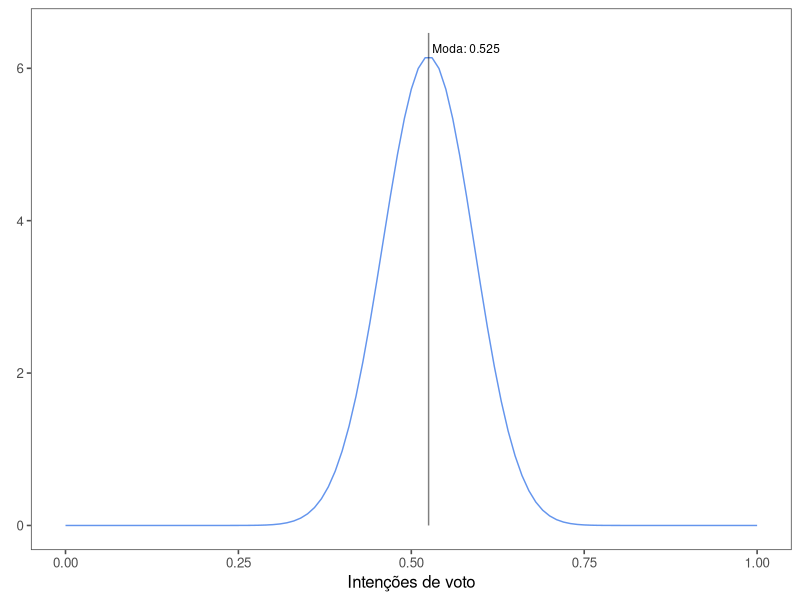
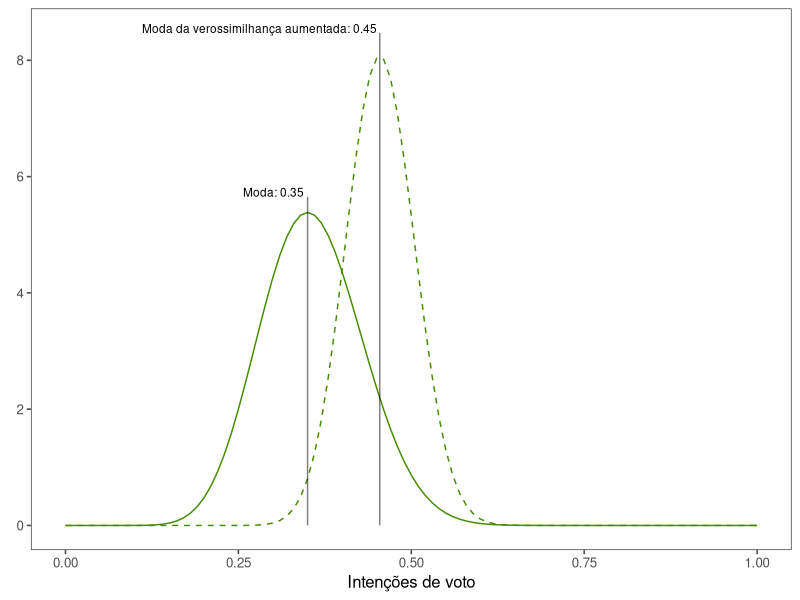
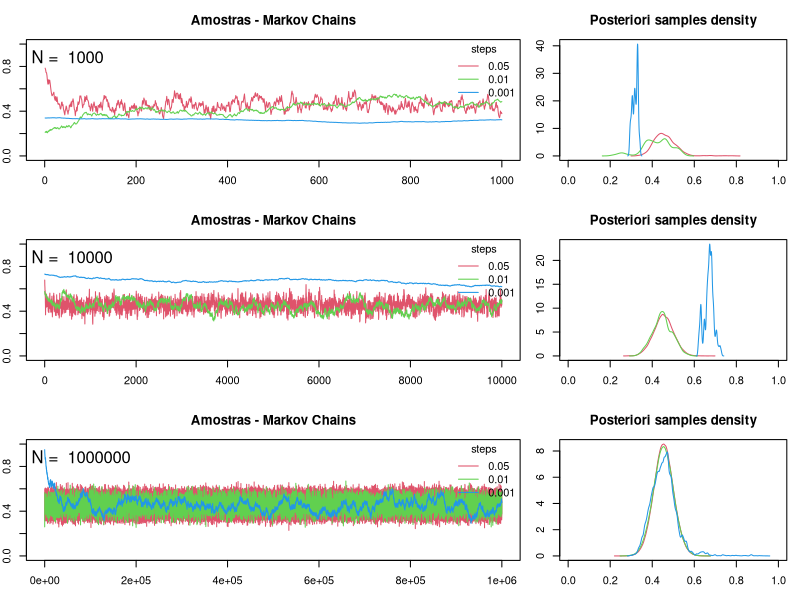
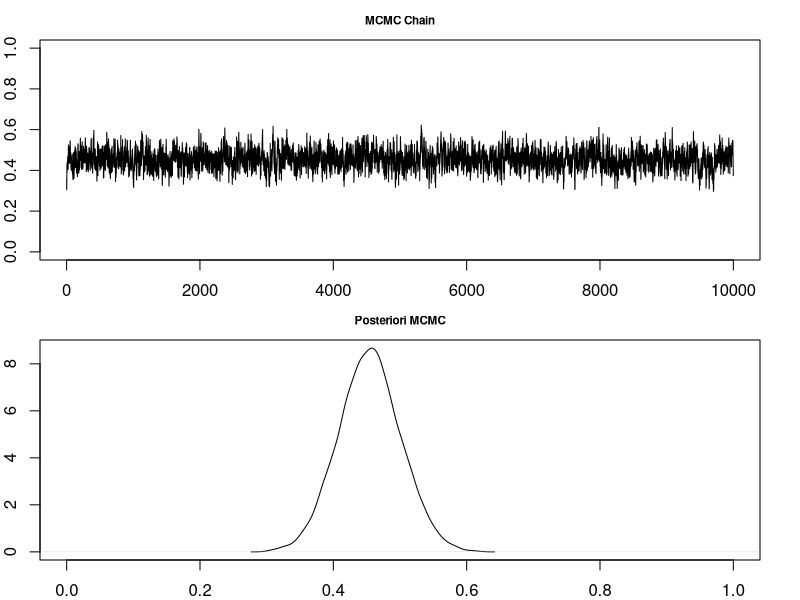
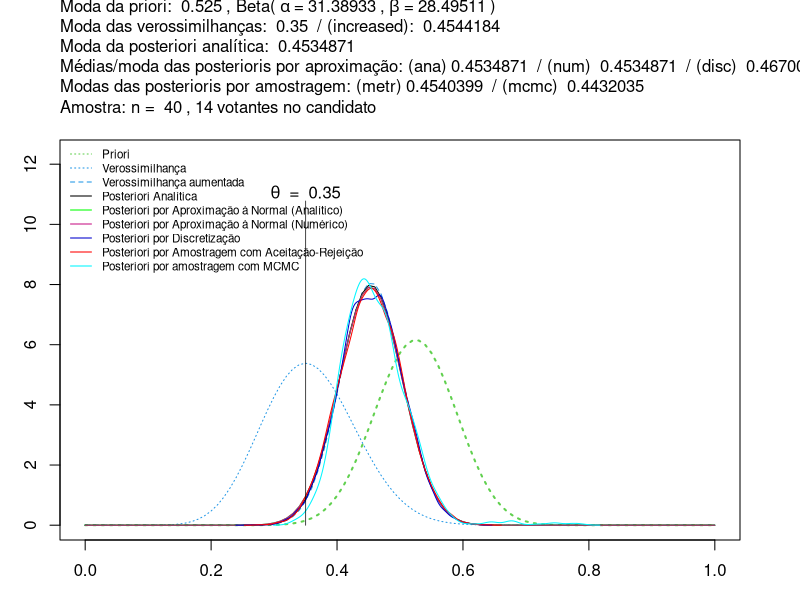

Here is the R script that generated these plots, in order:
## ---- chunk 1
## General settings
knitr::opts_chunk$set( warning = FALSE
                       , message = FALSE
                       , fig.align = 'center' )
## ---- chunk 2
## Packages
require( ggplot2 )
require( ggthemes )
require( dplyr )

## Equantions counter
eqs <- list()
n.eq <- 1

## ---- chunk 3
eqs$bayesTheorem <- n.eq
n.eq <- n.eq + 1
## ---- chunk 4
eqs$bayesTheoremProp <- n.eq
n.eq <- n.eq + 1
## ---- chunk 5
eqs$betaDistribution <- n.eq
n.eq <- n.eq + 1
## ---- chunk 6
## --------------------------------------------------
## Priori settings

mode.pri <- 0.525
l.inf <- 0.4
l.sup <- 0.65
conf <- 0.95

## ---- chunk 7
eqs$betaMode <- n.eq
n.eq <- n.eq + 1
## ---- chunk 8

## --------------------------------------------------
## Priori parameters estimation

##
## Função para definir os parâmetros de uma priori beta
## a partir de:
##    - uma estimativa pontual (considerada a moda)
##    - um intervalo de valores (int) e a "confiança" a ele atribuída (conf)
##
##  Lembrete: a moda da Beta é \frac{\alpha - 1}{\alpha + \beta -2} , para \alpha e \beta> 1
##
prioriBeta <- function( p, int, conf ){
  
  # Optimizing in beta
  betapars.f <- function( beta, p, int, conf ){
    
    # Given mode and beta, let's evaluate alpha
    alfa <- ( ( beta-2 )*p + 1 )/( 1-p )
    
    # Then with some alpha and beta, let's evaluate how far we are from the desired confidence
    err <- ( diff( pbeta( int, shape1=alfa, shape2=beta) ) - conf )^2
    
    return(err)
    
  }
  
  res <- optimize( betapars.f, interval=c(1,50), p=p, conf=conf,int=int )
  pars <- c( ( (res$minimum-2)*p + 1)/(1-p), res$minimum )
  
  return( list( alpha = pars[1], beta = pars[2] ) )
  
}

( priori.pars <- prioriBeta( p = mode.pri, int = c(l.inf, l.sup), conf = conf ) )

## Conferindo
diff( pbeta( c(0.15, 0.35), priori.pars$alpha, priori.pars$beta ) )
unname( ( priori.pars$alpha-1 )/( priori.pars$alpha + priori.pars$beta - 2) )

## ---- chunk 9
## Not stable
find.alpha <- function( alpha, mode=.4, l.inf=.2, l.sup=.9, conf=.95 ){
  beta <- ( (1-mode)*alpha + 2*mode - 1 )/( mode )
  p <- diff( pbeta( c(l.inf, l.sup), shape1 = alpha, shape2 = beta ) )
  (p-conf)^2
}

## ---- chunk 10
eqs$betaPriori <- n.eq
n.eq <- n.eq + 1
## ---- chunk 11
## --------------------------------------------------
## Plot it

col.priori <- "cornflowerblue"
txt.mode <- paste( "Moda:", mode.pri )

ggplot( data.frame(x=seq( 0, 1, l=1e3 ) ), aes(x) ) + 
  stat_function( fun=function(x){ dbeta( x, priori.pars$alpha, priori.pars$beta ) }, colour = col.priori ) +
  scale_colour_brewer( palette = 1) +
  scale_x_continuous(name = "Intenções de voto" ) +
  scale_y_continuous(name = element_blank() ) +
  theme(plot.title = element_text( lineheight=1, face="bold", size = 12 )
        , panel.background = element_rect(colour = "gray75") ) +
  annotate("segment", x = mode.pri, xend = mode.pri
           , y = 0
           , yend = dbeta( mode.pri, priori.pars$alpha, priori.pars$beta )*1.05
           , alpha = 0.5) +
  annotate("text", label = txt.mode , x = mode.pri*1.01, y = 6.2, hjust = 0, vjust = 0, size = 3 ) +
  theme_few()

## ---- chunk 12
eqs$binomial <- n.eq
n.eq <- n.eq + 1
## ---- chunk 13
eqs$likelihoodBinomial <- n.eq
n.eq <- n.eq + 1
## ---- chunk 14
Theta <- 0.35
n <- 40
n.sample <- n
## ---- chunk 15
## --------------------------------------------------
## Sample

k <- sum( rbinom( size = 1, n = n, prob = Theta ) )

## ---- chunk 16
( mode.lik <- k/n )
## ---- chunk 17
eqs$binomialDataProp <- n.eq
n.eq <- n.eq + 1
## ---- chunk 18
eqs$binomialDataProp.stepSum <- n.eq
n.eq <- n.eq + 1
## ---- chunk 19
eqs$binomialDataProp.kernelBeta <- n.eq
n.eq <- n.eq + 1
## ---- chunk 20
## --------------------------------------------------
## Beta likelihood 

alpha.lik <- k+1
beta.lik <- n-k+1
( mode.lik <- ( alpha.lik - 1 )/( alpha.lik + beta.lik - 2 ) )

## ---- chunk 21
## --------------------------------------------------
## Increased likelihood 

alpha.lik.incr <- priori.pars$alpha + k + 1
beta.lik.incr <- priori.pars$beta + (n-k) + 1
( mode.lik.incr <- ( alpha.lik.incr - 1 )/( alpha.lik.incr + beta.lik.incr - 2 ) )

## ---- chunk 22
## --------------------------------------------------
## Plot it

col.lik <- "chartreuse4"
txt.mode.lik <- paste("Moda:", formatC(mode.lik, digits = 2, format="f"), " " )
txt.mode.lik.incr <- paste("Moda da verossimilhança aumentada:", formatC(mode.lik.incr, digits = 2, format="f"), " " )

ggplot( data.frame(x=seq( 0, 1, l=1e3 ) ), aes(x) ) + 
  stat_function( fun=function(x){ dbeta(x, alpha.lik, beta.lik) }, colour = col.lik ) +
  stat_function( fun=function(x){ dbeta(x, alpha.lik.incr, beta.lik.incr) }, colour = col.lik, linetype = 2 ) +
  scale_colour_brewer( palette = 1) +
  scale_x_continuous(name = "Intenções de voto" ) +
  scale_y_continuous(name = element_blank() ) +
  theme(plot.title = element_text( lineheight=1, face="bold", size = 12 )
        , panel.background = element_rect(colour = "gray75") ) +
  annotate("segment", x = mode.lik, xend = mode.lik
           , y = 0
           , yend = dbeta(mode.lik, alpha.lik, beta.lik)*1.05
           , alpha = 0.5) +
  annotate("text", label = txt.mode.lik , x = mode.lik*1.01, y = dbeta(mode.lik, alpha.lik, beta.lik)*1.05, hjust = 1, vjust = 0, size = 3 ) +
  annotate("segment", x = mode.lik.incr, xend = mode.lik.incr
           , y = 0
           , yend = dbeta( mode.lik.incr, alpha.lik.incr, beta.lik.incr )*1.05
           , alpha = 0.5) +
  annotate("text", label = txt.mode.lik.incr , x = mode.lik.incr*1.01
           , y = dbeta(mode.lik.incr, alpha.lik.incr, beta.lik.incr)*1.05, hjust = 1, vjust = 0, size = 3 ) +
  theme_few()

## ---- chunk 23
eqs$betaPosteriori.step1 <- n.eq
n.eq <- n.eq + 1
## ---- chunk 24
eqs$betaPosteriori.step2 <- n.eq
n.eq <- n.eq + 1
## ---- chunk 25
eqs$betaPosteriori.step3 <- n.eq
n.eq <- n.eq + 1
## ---- chunk 26
eqs$betaPosteriori.kernel <- n.eq
n.eq <- n.eq + 1
## ---- chunk 27
eqs$betaPosterioriAnalytical <- n.eq
n.eq <- n.eq + 1
## ---- chunk 28
## --------------------------------------------------
## Analytical posteriori

alpha.star = priori.pars$alpha + k
beta.star = priori.pars$beta + (n-k)
mode.post <- ( alpha.star - 1 )/( beta.star + alpha.star - 2)

## ---- chunk 29
eqs$normal.kernel <- n.eq
n.eq <- n.eq + 1
## ---- chunk 30
eqs$hessian.normal.aprox <- n.eq
n.eq <- n.eq + 1
## ---- chunk 31
## --------------------------------------------------
## Posteriori by Normal approximation - analytical

## The Normal mean is the posteriori mode
mean.app <- (alpha.star - 1)/(alpha.star + beta.star - 2 )

## The variance is (-H)^(-1)
hessian <- ( 1 - alpha.star )*( mean.app^(-2) ) + ( 1 - beta.star )*( ( 1-mean.app )^(-2) )
sd.app <- sqrt( 1/( (-1)*(hessian) ) )

c(mean.app, sd.app)

## ---- chunk 32
## --------------------------------------------------
## Posteriori by Normal approximation - numerical

## Function to optimize
fun.mean <- function( theta0, alpha, beta, n, k ){
  ( alpha + k - 1 )*log( theta0 ) + ( beta + n - k - 1 )*log( 1 - theta0 )
}

## Optimizing
op <- optim( mode.pri, fn = fun.mean
             , method = "Brent", control=list(fnscale=-1)
             , lower = 1e-3, upper = 1-1e-3
             , alpha = priori.pars$alpha, beta = priori.pars$beta, n = n, k = k       
             , hessian = TRUE )

## Normal parameters
mean.app.num <- op$par
sd.app.num <- sqrt( 1/( (-1)*( op$hessian ) ) )
c( mean.app.num, sd.app.num )

## ---- chunk 33
## --------------------------------------------------
## Posteriori by discrete approximation

## Function proportional
f.post <- function(theta, alpha, beta, n, k ){
  ( theta^k * (1-theta)^(n-k) ) * ( theta^(alpha-1) * (1-theta)^(beta-1) )
}

## Discretized support
x <- seq( 0, 1, by = 1e-4)

## Proportional probabilities
fx <- f.post(x, priori.pars$alpha, priori.pars$beta, n, k )

## Scale factor
fx <- fx*( sum(fx)^(-1) )

## Samples
samples <- sample( x = x, prob = fx, size = 1e4, replace = TRUE )

## Normal parameters
mean.app.discr <- mean( samples )
sd.app.discr <- sd( samples )
c( mean.app.discr, sd.app.discr )

## ---- chunk 34
## --------------------------------------------------
## Rejection algorithm

## Posteriori numerator
f.post <- function( x, alpha = alpha.star, beta = beta.star ){
  ( x^(alpha-1) )*( (1-x)^(beta-1) )
}

## Polygon height
fx.max <- f.post( mode.post )

## Samples number
n.metr <- 1e4
samp.metr <- rep(NA, n.metr)

## Counters
i <- 0
j.metr <- 0

## Loop
t.metr <- system.time(

while( is.na( samp.metr[n.metr] ) ){
  x <- runif(1)
  if( runif(1) < f.post(x)/fx.max ){
    samp.metr[i] <- x
    i <- i+1
  }
  j.metr <- j.metr+1
}

)

n.metr
j.metr

## ---- chunk 35
## --------------------------------------------------
## MCMC algorithm

fun.mcmc <- function(n.mcmc, step, burn.in = 0){
  
  ## Settings
  samp.mcmc <- rep( NA, n.mcmc+burn.in )
  
  ## Counters
  i <- 0
  j.mcmc <- 0
  
  ## Initial value
  x0 <- runif(1)
  fx0 <- f.post(x0)
  
  ## Loop
  t.mcmc <- system.time(
    
    while( is.na( samp.mcmc[ n.mcmc+burn.in ] ) ){
      
      ## Actual value
      x1 <- runif(n = 1, min = max(0, x0-step), max = min(1, x0+step) )
      fx1 <- f.post(x1)
      
      if( runif(1) <= fx1/fx0 ){
        ## Store it
        samp.mcmc[i] <- x1
        i <- i+1
        
        ## Update previous values
        x0 <- x1
        fx0 <- fx1          
      }
      j.mcmc <- j.mcmc+1
    }
    
  )
  
  ## Burn in
  if( burn.in > 0 ){
    b <- samp.mcmc[1:burn.in]
    samp.mcmc <- samp.mcmc[-(1:burn.in)]
    burn.in <- b
  } 
  
  ## Return
  samples <- samp.mcmc
  attr(samples, "burn.in") <- burn.in
  attr(samples, "total.steps") <- j.mcmc
  attr(samples, "time") <- t.mcmc
  return(samples)

}


## Step values
step <- c(5e-2, 1e-2, 1e-3)

## Sample size values
## n <- c(1e1, 1e2, 1e3)
n <- c(1e3, 1e4, 1e6)

## Running MCMC
mcmc <- lapply( n, function(n){
lapply( step, fun.mcmc, n.mcmc = n )
} )

## ---- chunk 36
## --------------------------------------------------
## Plot it

fun.plot <- function( n.size, lab = FALSE ){

  ## Plot structure
  plot( 1~1, type = "n", xlim = c( 0, n[n.size] ), ylim = c(0,1)
       , main = "Amostras - Markov Chains"
       , xlab = ""
       , ylab = ifelse( lab, expression(theta), "" ) )

  ## Markov chains
  sapply( 1:3, function( i ){
    lines( mcmc[[n.size]][[i]], col = i+1 )
  })  
  mtext(bquote(" N = " ~ .(as.integer(n[n.size])) ), side = 3, line = -2, adj = 0 )
  legend( "topright", title = "steps"
          , lty = 1
          , col = 2:4
          , legend = c( step )
          , bty = "n" )

  ## Posteriori densities
  d <- lapply( 1:3, function( i ){
    density( mcmc[[n.size]][[i]] )
  })

  ## Plot structure
  y <- sapply(1:3, function(i){ max(d[[i]]$y) })  
  plot( 1~1, type = "n"
        , xlim = c(0, 1), ylim = c(0,max(y))
       , main = "Posteriori samples density"
       , xlab = ifelse( lab, expression(theta), "" ), ylab = "" )
  
  ## Density plots
  sapply( 1:3, function( i ){
    lines( d[[i]], col = i+1 )
  })

}

layout( matrix( c(1,1,2,3,3,4,5,5,6), nrow = 3, ncol = 3, byrow = TRUE) )
par( mar=c(3,2,3,1) )
fun.plot(1, FALSE)
fun.plot(2, FALSE)
fun.plot(3, TRUE)

## ---- chunk 37
## --------------------------------------------------
## Comparing sampling methods

tb <- data.frame(
  ## The method
  algorithm = c("Aceitação-Rejeição", rep("MCMC", length.out = 9) )
  ## Sample size
  , n = c( n.metr, rep( as.integer(n), each = 3) )
  ## Step size
  , step = c("", rep( step, length.out = 9 ) )
  ## Mode estimate
  , mean = c( mean(samp.metr), c( sapply(1:3, function(n){ 
    sapply(1:3, function(s){
      mean( mcmc[[n]][[s]] )
    }) 
  }) ) )
  ## Rejection rate
  , rejection.rate = c( (j.metr-n.metr)/j.metr, c( sapply(1:3, function(i){ 
    sapply(1:3, function(s){
      total.size <- ifelse( attr(mcmc[[i]][[s]], "burn.in") == 0
                            , n[i]
                            , (n[i]+length( attr(mcmc[[i]][[s]], "burn.in") )) )
      ( attr( mcmc[[i]][[s]], "total.steps" )-total.size )/total.size
    }) 
  }) ) )
  ## Time elapsed
  , time = c( t.metr[3], c( sapply(1:3, function(n){ 
    sapply(1:3, function(s){
      attr( mcmc[[n]][[s]], "time" )[3]
    })
  }) ) )
)

tb$mean <- formatC( tb$mean, digits = 3, format = "f" )
tb$rejection.rate <- formatC( tb$rejection.rate, digits = 3, format = "f" )
tb$time <- formatC( tb$time, digits = 3, format = "f" )
## ---- chunk 38
htmlTable::htmlTable( tb %>% arrange( n, algorithm, desc(step) )
                      , col.rgroup = c("none", "#F7F7F7"), rnames = FALSE, css.table = "width: 600px"
                      , header = c("Algorithm", "n", "Step", "Posterior mean", "Rejection rate", "Time") )

## ---- chunk 39

df <- data.frame(
step.size = seq( from=5.5e-2, to=7e-2, by=1e-3 )
, rejection.rates = sapply( seq( from=5.5e-2, to=7e-2, by=1e-3 ), function(s){
  chain <- fun.mcmc(n.mcmc = 1e4, step = s, burn.in = 1e3)
  ( attr( chain, "total.steps" )-(1e4+1e3) )/(1e4+1e3)
} )
)

htmlTable::htmlTable( data.frame( df$step.size, formatC(df$rejection.rates, digits=3, format = "f") )
                      , col.rgroup = c("none", "#F7F7F7"), rnames = FALSE, css.table = "width:300px"
                      , header = c("Step", "Rejection rate") )


e <- (df$rejection.rates-0.3)^2
step <- df$step.size[ which( e == min(e) ) ]

## ---- chunk 40
## --------------------------------------------------
## Using MCMC

## MCMC
chain.mcmc <- fun.mcmc( n.mcmc = 1e4, step = step, burn.in = 1e3)

## Plots
layout( matrix( 1:2, nrow = 2 ) )
par(mar=c(2,2,2,2))

## Chain
plot(chain.mcmc, type = "l", ylim = c(0,1)
   , main = "MCMC Chain", ylab = "", cex.main = 0.7 )

## Posteriori
plot( density(chain.mcmc), xlim = c(0, 1)
    , main = "Posteriori MCMC", xlab = bquote(theta), ylab = "", cex.main = 0.7 )

## Efficiency
attr(chain.mcmc, "total.steps")
attr(chain.mcmc, "time")

## ---- chunk 41
## --------------------------------------------------
## Plot it

col.post.ana <- "black"
col.post.app <- "green"
col.post.app.num <- "mediumvioletred"
col.post.app.disc <- "mediumblue"
col.post.metr <- "red"
col.post.mcmc <- "turquoise1"


## 
## Plots
##
layout(1)
par( mar = c(3,3,7,3) )

## Priori
curve( dbeta(x, priori.pars$alpha, priori.pars$beta)
     , col = 3, lty = 3
     , ylab = "", main = ""
     , xlab = "Proporção de votos do candidato"
     , ylim = c(0, dbeta(mode.pri, priori.pars$alpha, priori.pars$beta)*2), lwd = 2 )

## Verossimilhança
curve( dbeta(x, alpha.lik, beta.lik), col = 4, lty = 3, add = TRUE )

## Verossimilhança aumentada ?
curve( dbeta(x, alpha.lik.incr, beta.lik.incr), col = 4, lty = 2, add = TRUE )

## Analytical
curve( dbeta(x, alpha.star, beta.star), col = col.post.ana, add = TRUE )

## Normal approximation, analytical method for parameters
curve( dnorm(x, mean = mean.app, sd = sd.app)
     , col = col.post.app
     , ylab = "", main = "", add = TRUE )

## Normal approximation, numerical method for parameters
curve( dnorm(x, mean = mean.app.num, sd = sd.app.num)
     , col = col.post.app.num
     , ylab = "", main = "", add = TRUE )

## Discrete approximation
d <- density(x = samples)
mode.app.disc <- d$x[ which( d$y == max(d$y) ) ]
lines( d, col = col.post.app.disc)

## Rejection
d <- density(x = samp.metr)
mode.metr <- d$x[ which( d$y == max(d$y) ) ]
lines(d, col = col.post.metr)

## MCMC
d <- density(x = mcmc[[1]][[1]])
mode.mcmc <- d$x[ which( d$y == max(d$y) ) ]
lines(d, col = col.post.mcmc)


## Legend
leg.labs <- c("Priori", "Verossimilhança", "Verossimilhança aumentada", "Posteriori Analítica", "Posteriori por Aproximação à Normal (Analítico)", "Posteriori por Aproximação à Normal (Numérico)", "Posteriori por Discretização", "Posteriori por Amostragem com Aceitação-Rejeição", "Posteriori por amostragem com MCMC")
leg.cols <- c(3, 4, 4, col.post.ana, col.post.app, col.post.app.num, col.post.app.disc, col.post.metr, col.post.mcmc )
leg.ltys <- c(3, 3, 2, rep(1, length.out = 6) )

legend("topleft"
     , legend = leg.labs
     , col = leg.cols
     , lty = leg.ltys
     , bty = "n", cex = 0.7)

## Results
txt.mode.prio <- paste("Moda priori:", formatC( mode.pri, digits = 2, format = "f" ) )
txt.mode.lik <- paste("Moda verossimilhança:", formatC( mode.lik, digits = 2, format = "f" ) )
txt.mode.post <- paste("Moda posteriori analítica:", formatC( mode.post, digits = 2, format = "f" ) )
txt.mode.post.approx <- paste("Média posteriori por aproximação:", formatC( mean.app, digits = 2, format = "f" ) )
txt.mode.post.approx.num <- paste("Média posteriori por aproximação numérica:"
                                , formatC( mean.app.num, digits = 2, format = "f" ) )
txt.mode.post.samp <- paste("Moda posteriori por amostragem:", formatC( mode.app.disc, digits = 2, format = "f" ) )

mtext( bquote("Moda da priori: " ~ .(mode.pri) ~ 
              ", Beta(" ~ alpha ~ "=" ~ .(priori.pars$alpha) ~ 
              "," ~ beta ~ "=" ~ .( priori.pars$beta ) ~ ")" ), side = 3, line = 6, adj = 0 )
mtext( bquote("Moda das verossimilhanças: " ~ .(mode.lik) ~ " / (increased): " ~ .(mode.lik.incr) )
     , side = 3, line = 5, adj = 0 )
mtext( bquote("Moda da posteriori analítica: " ~ .(mode.post) ), side = 3, line = 4, adj = 0 )
mtext( bquote("Médias/moda das posterioris por aproximação: (ana)" ~ .(mean.app) ~ " / (num) " ~ .(mean.app.num)  ~ " / (disc) " ~ .(mode.app.disc) )
     , side = 3, line = 3, adj = 0 )
mtext( bquote("Modas das posterioris por amostragem: (metr)" ~ .(mode.metr) ~ " / (mcmc) " ~ .(mode.mcmc) )
     , side = 3, line = 2, adj = 0 )
mtext( bquote("Amostra: n = " ~ .(n.sample) ~ "," ~ .(k) ~ "votantes no candidato" )
     , side = 3, line = 1, adj = 0 )
y.theta <- dbeta(mode.pri, priori.pars$alpha, priori.pars$beta)*1.75
segments( x0 = Theta, x1 = Theta, y0 = 0, y1 = y.theta, col = gray(0, 0.7))
text( x = Theta, y = y.theta+0.3, labels = bquote(theta ~ " = " ~ .(Theta)) )
